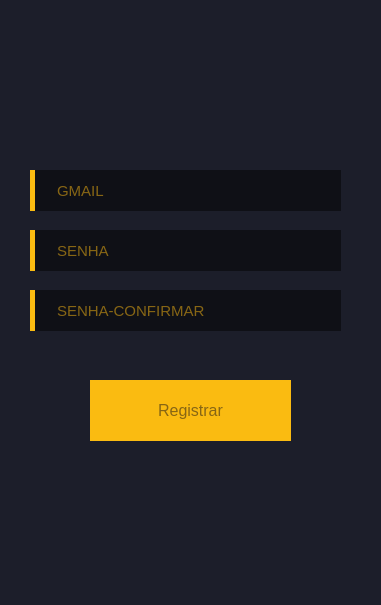
<?xml version="1.0" encoding="UTF-8"?>
<ui version="4.0">
 <class>MainWindow</class>
 <widget class="QMainWindow" name="MainWindow">
  <property name="geometry">
   <rect>
    <x>0</x>
    <y>0</y>
    <width>381</width>
    <height>605</height>
   </rect>
  </property>
  <property name="windowTitle">
   <string>MainWindow</string>
  </property>
  <property name="styleSheet">
   <string notr="true">background-color: rgb(28, 30, 42)</string>
  </property>
  <widget class="QWidget" name="centralwidget">
   <widget class="QLineEdit" name="lineEdit">
    <property name="geometry">
     <rect>
      <x>30</x>
      <y>170</y>
      <width>311</width>
      <height>41</height>
     </rect>
    </property>
    <property name="styleSheet">
     <string notr="true">QLineEdit{
	border: none;
	background-color: rgb(15, 16, 22)
}
QLineEdit{
	border-left: 5px solid rgb(250, 187, 17);
	color: rgb(255, 188, 17);
	
	
	
	
	
	font: 75 8pt &quot;Kartika&quot;;
	font-size: 15px

}
QLineEdit{
	padding-left: 20px;
}
QLineEdit:hover{
	color: rgb(250,187, 17);
	font-family: Arial, Helvetica, sans-serif;
	font-size: 19px;
	border-left: 3px solid rgb(15, 16, 22);
}</string>
    </property>
    <property name="placeholderText">
     <string>GMAIL</string>
    </property>
   </widget>
   <widget class="QLineEdit" name="lineEdit_2">
    <property name="geometry">
     <rect>
      <x>30</x>
      <y>230</y>
      <width>311</width>
      <height>41</height>
     </rect>
    </property>
    <property name="styleSheet">
     <string notr="true">QLineEdit{
	border: none;
	background-color: rgb(15, 16, 22)
}
QLineEdit{
	border-left: 5px solid rgb(250, 187, 17);
	color: rgb(255, 188, 17);
	
	
	
	
	
	font: 75 8pt &quot;Kartika&quot;;
	font-size: 15px

}
QLineEdit{
	padding-left: 20px;
}
QLineEdit:hover{
	color: rgb(250,187, 17);
	font-family: Arial, Helvetica, sans-serif;
	font-size: 19px;
	border-left: 3px solid rgb(15, 16, 22);
}</string>
    </property>
    <property name="placeholderText">
     <string>SENHA</string>
    </property>
   </widget>
   <widget class="QLineEdit" name="lineEdit_3">
    <property name="geometry">
     <rect>
      <x>30</x>
      <y>290</y>
      <width>311</width>
      <height>41</height>
     </rect>
    </property>
    <property name="styleSheet">
     <string notr="true">QLineEdit{
	border: none;
	background-color: rgb(15, 16, 22)
}
QLineEdit{
	border-left: 5px solid rgb(250, 187, 17);
	color: rgb(255, 188, 17);
	
	
	
	
	
	font: 75 8pt &quot;Kartika&quot;;
	font-size: 15px

}
QLineEdit{
	padding-left: 20px;
}
QLineEdit:hover{
	color: rgb(250,187, 17);
	font-family: Arial, Helvetica, sans-serif;
	font-size: 19px;
	border-left: 3px solid rgb(15, 16, 22);
}</string>
    </property>
    <property name="placeholderText">
     <string>SENHA-CONFIRMAR</string>
    </property>
   </widget>
   <widget class="QPushButton" name="pushButton">
    <property name="geometry">
     <rect>
      <x>90</x>
      <y>380</y>
      <width>201</width>
      <height>61</height>
     </rect>
    </property>
    <property name="styleSheet">
     <string notr="true">QPushButton{
	border: none;
	font-family:Arial,Helvetica,sans-serif;
	font-size: 16px;
	
	background-color: rgb(250, 187, 17);

	color: rgb(135, 102, 20);

	
}</string>
    </property>
    <property name="text">
     <string>Registrar</string>
    </property>
   </widget>
  </widget>
  <widget class="QMenuBar" name="menubar">
   <property name="geometry">
    <rect>
     <x>0</x>
     <y>0</y>
     <width>381</width>
     <height>18</height>
    </rect>
   </property>
  </widget>
  <widget class="QStatusBar" name="statusbar"/>
 </widget>
 <resources/>
 <connections/>
</ui>
